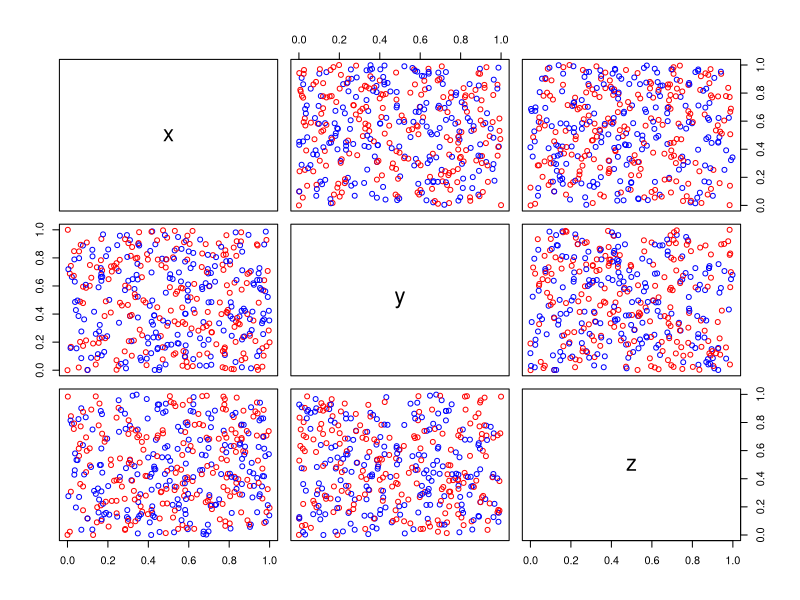
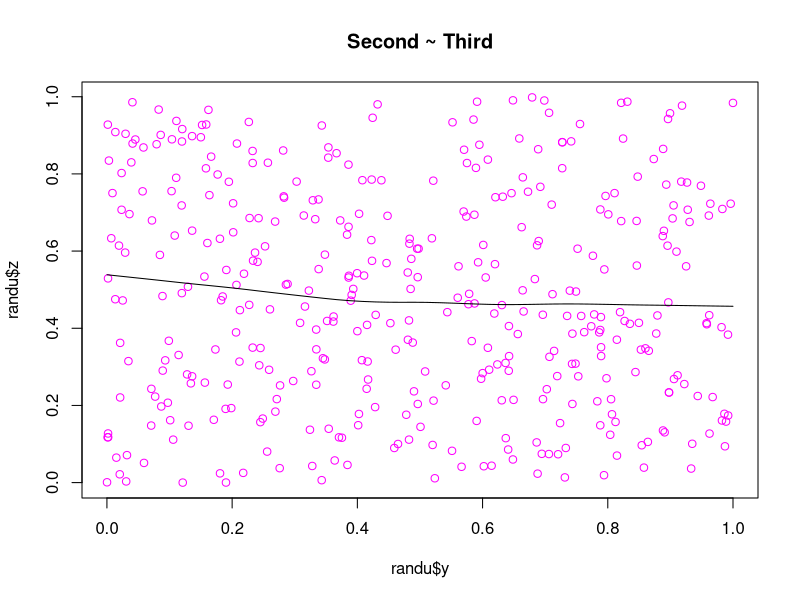
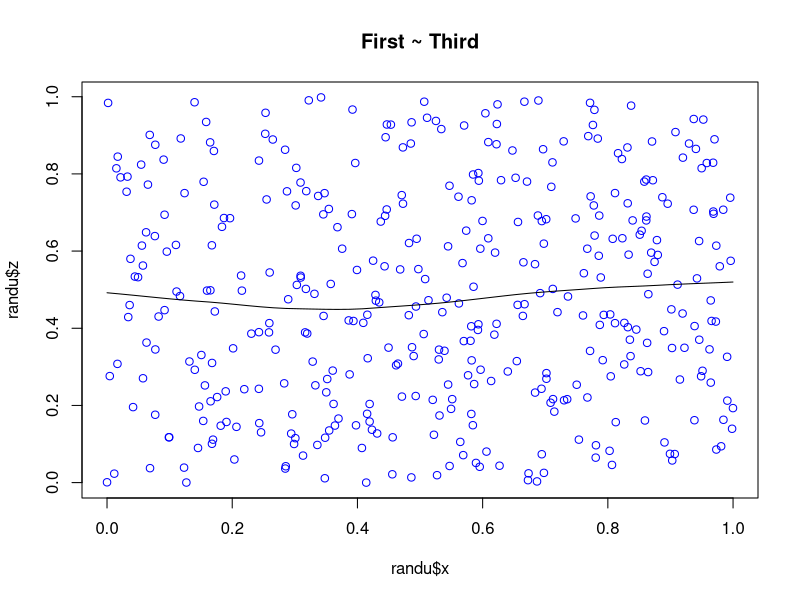
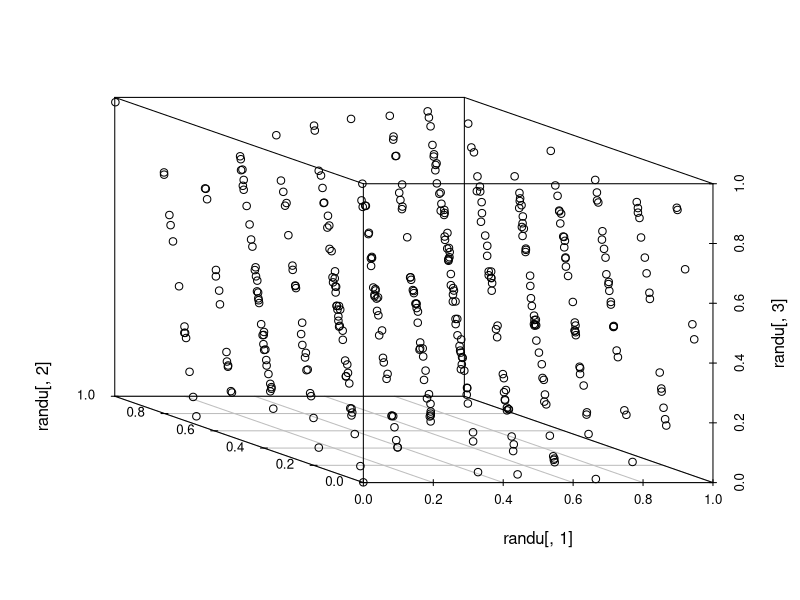
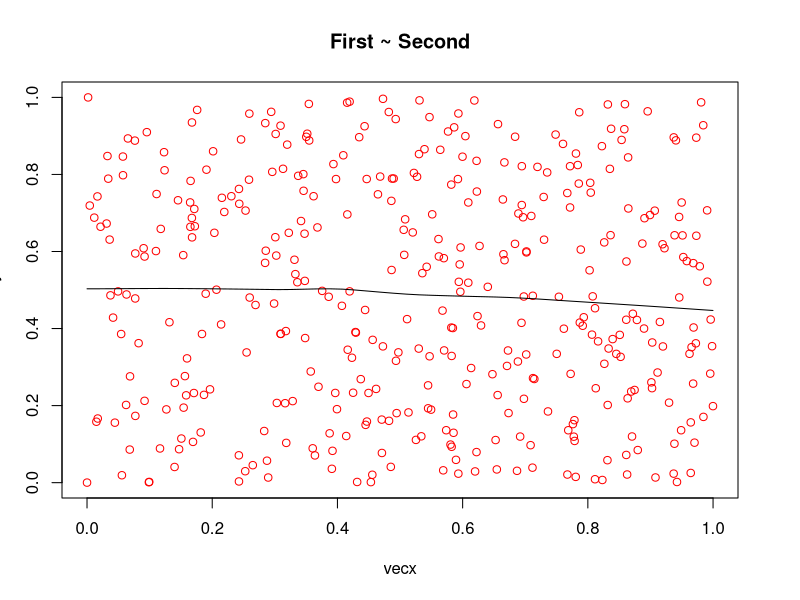
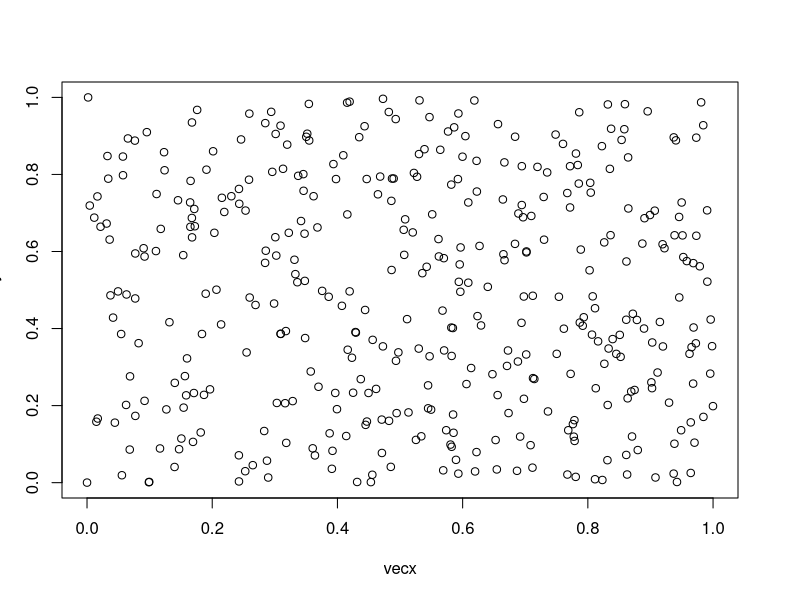

Generate these figures, in order, with R:
vec <- randu

vecx <- vec[,1]
vecy <- vec[,2]
vecz <- vec[,3]
plot(randu,col=c("red","blue"))
scatter.smooth(x=randu$y, y=randu$z, main="Second ~ Third",col="magenta")
scatter.smooth(x=randu$x, y=randu$z, main="First ~ Third",col="blue")

cor(vecy,vecz)
cor(vecx,vecz)
cor(vec)

scatterplot3d::scatterplot3d(randu[,1], randu[,2], randu[,3],angle=154)

#variabila raspuns e y iar cea predictor e x
#datele sunt imprastiate uniform, corelatia este foarte mica
#y = x * (-0,05431) + 0,50143
#ca modelul sa fie valid p-value trebuie sa fie mai mic decat 0,05. 
#R^2 >0,7 => X
#coeficientul lui x este nesemnificativ din punct de vedere statistic(folosind testul t)
cor(vecx,vecy)
scatter.smooth(x=vecx, y=vecy, main="First ~ Second",col=c("red"))
plot(vecx,vecy)
set.seed(504)
trainingRowIndex <- sample(1:nrow(randu), 0.8 *nrow(randu))
trainingData <- randu[trainingRowIndex,]
testData <- randu[-trainingRowIndex,]
linearMod = lm(y ~ x, trainingData)
predictions <- predict(linearMod, testData)
actual_pred <- data.frame(cbind(actualsY = testData$y,predictedY = predictions))
correlation_accuracy <- cor(actual_pred)
summary(linearMod)


#variabila raspuns e z iar cele predictor sunt x si y
#conform testelor din summary, modelul nu este valid
cor(vec)
linearModMultipla <- lm(z~y+x,trainingData)
predictionsMultipla <- predict(linearModMultipla, testData)
actual_pred_Multipla <- data.frame(cbind(actualZ = testData$z, predictedZ = predictionsMultipla))
correlation_accuracyMultipla <- cor(actual_pred_Multipla)
summary(linearModMultipla)
#z = x*0,06989+y*(-0.06493) + 0,47261

set.seed(100)
origDist <- runif(400,0,sqrt(3))
dataFrameNew <- data.frame(cbind(randu,dist = origDist))
lmDist <- lm(dist~x+y+z, dataFrameNew)
summary(lmDist)

calculatedOrigDist <- vector("numeric",400)
for(row in 1:nrow(randu)){
  x <- randu[row,"x"]
  y <- randu[row,"y"]
  z <- randu[row,"z"]
  calculatedOrigDist[row] <- sqrt(x*x+y*y+z*z)
}
dataFrameNew2 <- data.frame(cbind(randu,dist = calculatedOrigDist))
trainingRowIndex2 <- sample(1:nrow(randu), 0.8*nrow(randu))
trainingValues <- dataFrameNew2[trainingRowIndex2,]
testingValues <- dataFrameNew2[-trainingRowIndex2,]
lmDist2 <- lm(dist~x+y+z, trainingValues)
predictionsRaza <- predict(lmDist2, testingValues)
actualR_predR <- data.frame(cbind(actualR = testingValues$dist, predictedR = predictionsRaza))
cor(actualR_predR)
summary(lmDist2)
